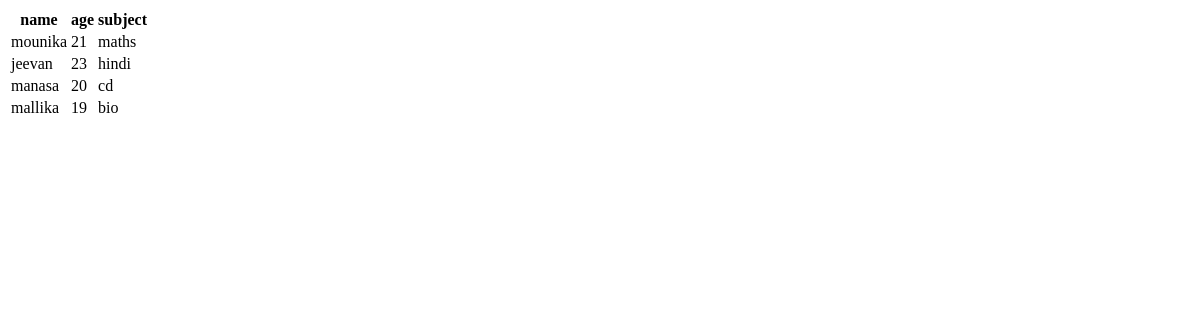
Before: /app/mul_data/ with the older database file.
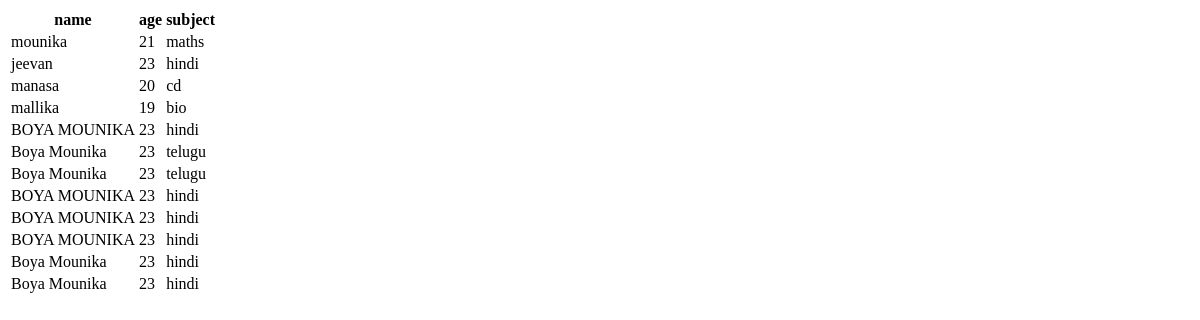
After: the same page with the newer database file.
### app/models.py (models this page shows, shortened)
class student(models.Model):
    name=models.CharField(max_length=300)
    age=models.IntegerField()
    subject=models.CharField(max_length=100)

### app/views.py (the view)
# urls.py: path('mul_data/',views.mul_data,name='mul_data'),
def mul_data(request):
    object=student.objects.all()
    return render(request,'mul_data.html',{'m':object})

### template/mul_data.html (shortened to what this page needs)
<!DOCTYPE html>
<html lang="en">
<head>
</head>
<body>
    <table>
        <th>name</th>
        <th>age</th>
        <th>subject</th>
    {% for i in m %}
    <tr><td>{{i.name}}</td>
        <td>{{i.age}}</td>
        <td>{{i.subject}}</td>
    {% endfor %}
    </tr>
    </table>
</body>
</html>

Changed rows visible on the page:
added student: name "BOYA MOUNIKA", age "23", subject "hindi"
added student: name "Boya Mounika", age "23", subject "telugu"
added student: name "Boya Mounika", age "23", subject "telugu"
added student: name "BOYA MOUNIKA", age "23", subject "hindi"
added student: name "BOYA MOUNIKA", age "23", subject "hindi"
added student: name "BOYA MOUNIKA", age "23", subject "hindi"
added student: name "Boya Mounika", age "23", subject "hindi"
added student: name "Boya Mounika", age "23", subject "hindi"
